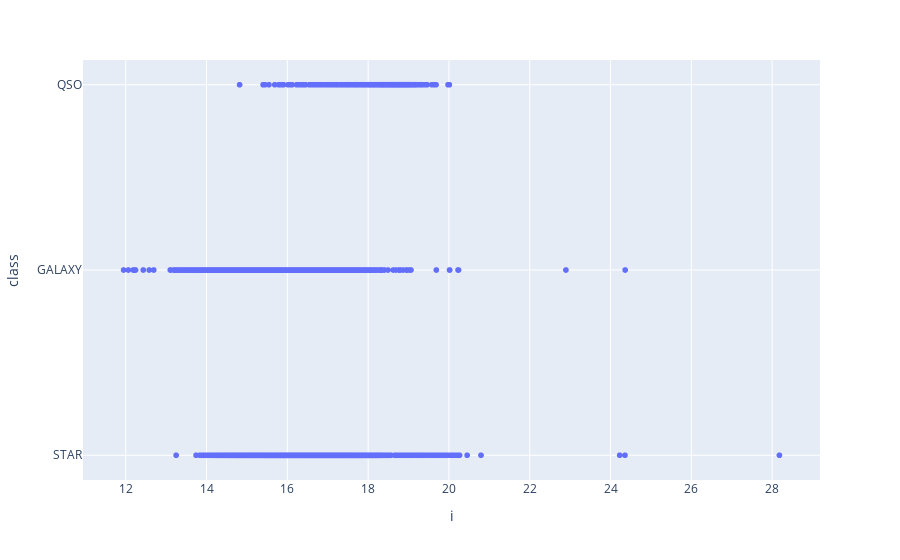

Here is the notebook cell this chart was saved with:
### Markdown cell above
Case 5: i field

### Code cell
px.scatter(dataset,x='i', y='class').show()

### Figure 1 — Plotly figure (JSON) as saved in the notebook; plotly's stock layout.template omitted (floating-point values rounded to 4 significant figures; data arrays with more than 128 entries replaced by an {"elided": "..."} marker saying what was removed)
{"data": [{"hovertemplate": "i=%{x}<br>class=%{y}<extra></extra>", "legendgroup": "", "marker": {"color": "#636efa", "symbol": "circle"}, "mode": "markers", "name": "", "showlegend": false, "type": "scattergl", "x": {"elided": "10000 float values"}, "xaxis": "x", "y": {"elided": "10000 str values"}, "yaxis": "y"}], "layout": {"legend": {"tracegroupgap": 0}, "margin": {"t": 60}, "xaxis": {"anchor": "y", "domain": [0, 1], "title": {"text": "i"}}, "yaxis": {"anchor": "x", "domain": [0, 1], "title": {"text": "class"}}}}
